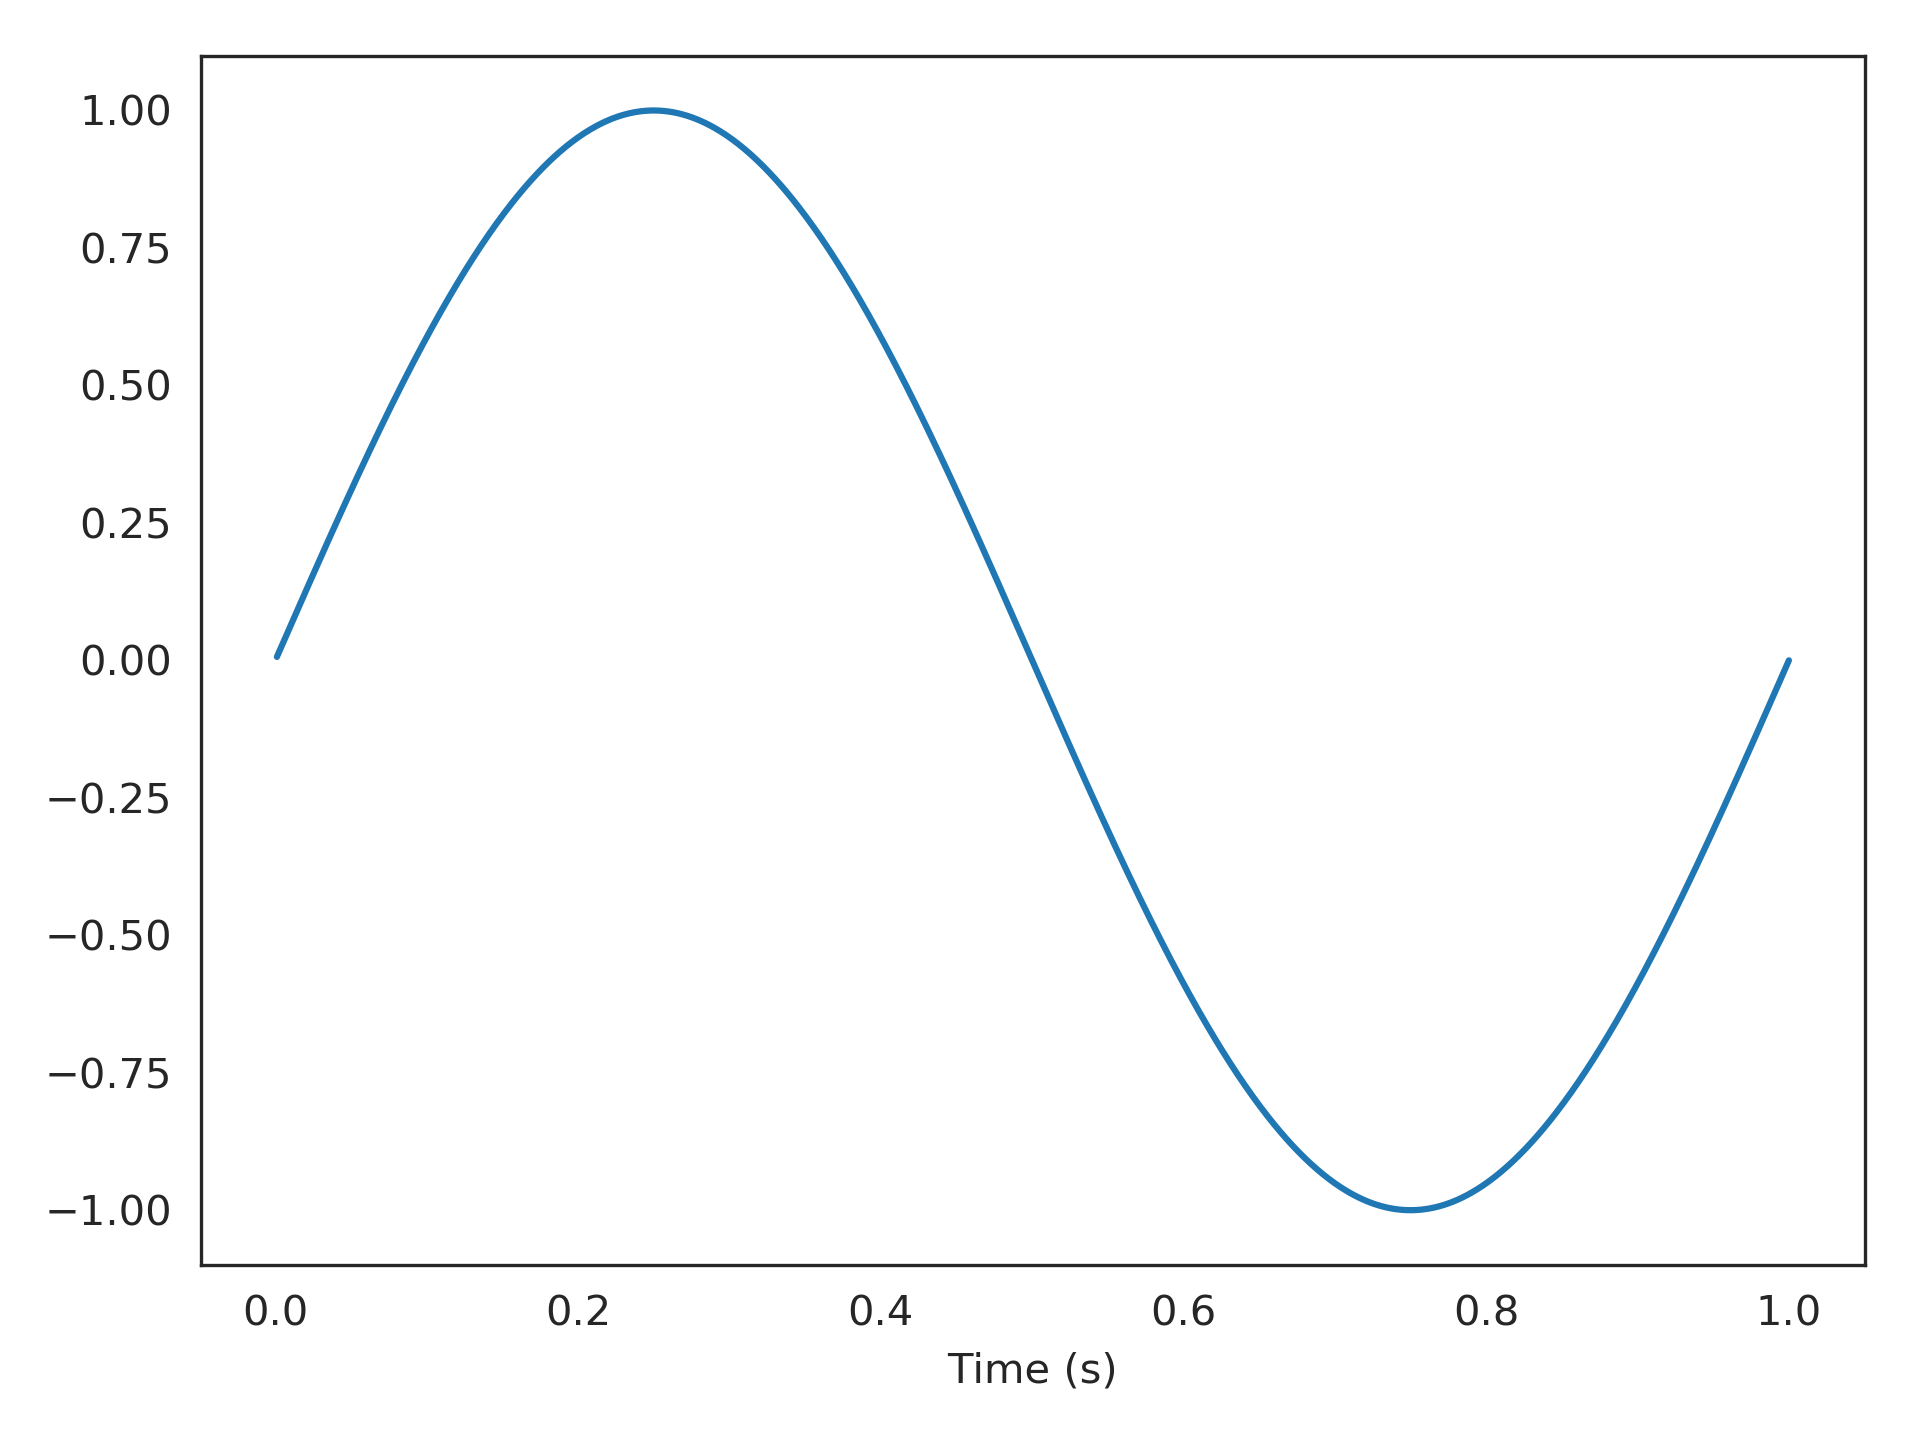

Generate this figure with Python:
# Making a sine wave process using a lambda:

from nengolib.processes import Callable
process = Callable(lambda t: np.sin(2*np.pi*t))

import matplotlib.pyplot as plt
plt.plot(process.ntrange(1000), process.run_steps(1000))
plt.xlabel("Time (s)")
plt.show()
